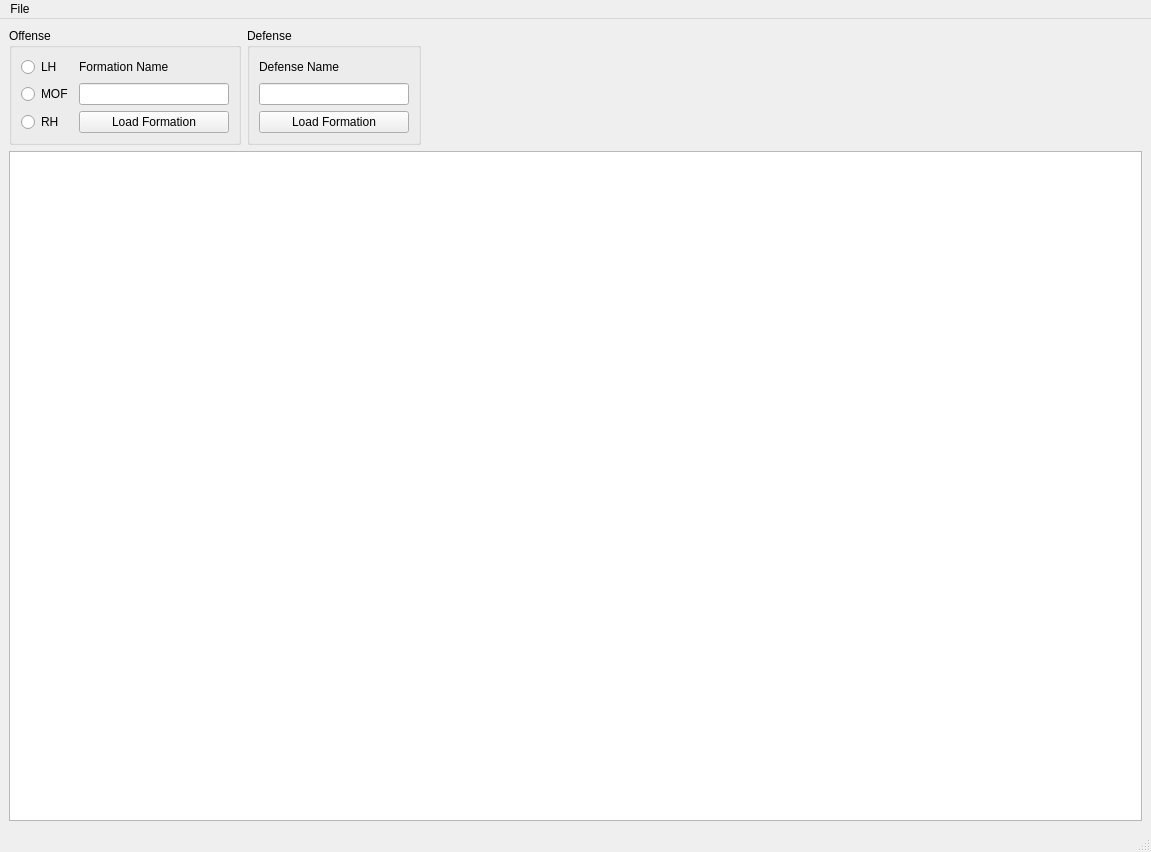
<?xml version="1.0" encoding="UTF-8"?>
<ui version="4.0">
 <class>CompositeViewer</class>
 <widget class="QMainWindow" name="CompositeViewer">
  <property name="geometry">
   <rect>
    <x>0</x>
    <y>0</y>
    <width>1151</width>
    <height>852</height>
   </rect>
  </property>
  <property name="windowTitle">
   <string>MainWindow</string>
  </property>
  <widget class="QWidget" name="central_widget">
   <layout class="QGridLayout" name="gridLayout_4">
    <item row="0" column="0">
     <layout class="QGridLayout" name="gridLayout">
      <item row="0" column="0">
       <widget class="QGroupBox" name="groupBox">
        <property name="title">
         <string>Offense</string>
        </property>
        <layout class="QGridLayout" name="gridLayout_2">
         <item row="0" column="0">
          <widget class="QRadioButton" name="rb_lh">
           <property name="text">
            <string>LH</string>
           </property>
          </widget>
         </item>
         <item row="0" column="1">
          <widget class="QLabel" name="label_5">
           <property name="text">
            <string>Formation Name</string>
           </property>
          </widget>
         </item>
         <item row="1" column="0">
          <widget class="QRadioButton" name="rb_mof">
           <property name="text">
            <string>MOF</string>
           </property>
          </widget>
         </item>
         <item row="1" column="1">
          <widget class="QLineEdit" name="edit_formation_name">
           <property name="enabled">
            <bool>true</bool>
           </property>
           <property name="sizePolicy">
            <sizepolicy hsizetype="Fixed" vsizetype="Fixed">
             <horstretch>0</horstretch>
             <verstretch>0</verstretch>
            </sizepolicy>
           </property>
           <property name="minimumSize">
            <size>
             <width>150</width>
             <height>0</height>
            </size>
           </property>
          </widget>
         </item>
         <item row="2" column="0">
          <widget class="QRadioButton" name="rb_rh">
           <property name="text">
            <string>RH</string>
           </property>
          </widget>
         </item>
         <item row="2" column="1">
          <widget class="QPushButton" name="btn_load_composite">
           <property name="text">
            <string>Load Formation</string>
           </property>
          </widget>
         </item>
        </layout>
       </widget>
      </item>
      <item row="0" column="1">
       <widget class="QGroupBox" name="groupBox_2">
        <property name="title">
         <string>Defense</string>
        </property>
        <layout class="QGridLayout" name="gridLayout_3">
         <item row="1" column="0">
          <widget class="QLineEdit" name="edit_defense_name">
           <property name="enabled">
            <bool>true</bool>
           </property>
           <property name="sizePolicy">
            <sizepolicy hsizetype="Fixed" vsizetype="Fixed">
             <horstretch>0</horstretch>
             <verstretch>0</verstretch>
            </sizepolicy>
           </property>
           <property name="minimumSize">
            <size>
             <width>150</width>
             <height>0</height>
            </size>
           </property>
          </widget>
         </item>
         <item row="0" column="0">
          <widget class="QLabel" name="label_6">
           <property name="text">
            <string>Defense Name</string>
           </property>
          </widget>
         </item>
         <item row="2" column="0">
          <widget class="QPushButton" name="btn_load_defense">
           <property name="text">
            <string>Load Formation</string>
           </property>
          </widget>
         </item>
        </layout>
       </widget>
      </item>
      <item row="0" column="2">
       <spacer name="horizontalSpacer">
        <property name="orientation">
         <enum>Qt::Horizontal</enum>
        </property>
        <property name="sizeHint" stdset="0">
         <size>
          <width>98</width>
          <height>20</height>
         </size>
        </property>
       </spacer>
      </item>
      <item row="1" column="0" colspan="3">
       <widget class="QScrollArea" name="scroll_field">
        <property name="widgetResizable">
         <bool>true</bool>
        </property>
        <widget class="QWidget" name="widget_formation_visualization">
         <property name="geometry">
          <rect>
           <x>0</x>
           <y>0</y>
           <width>1129</width>
           <height>669</height>
          </rect>
         </property>
         <property name="styleSheet">
          <string notr="true">background-color: white;</string>
         </property>
        </widget>
       </widget>
      </item>
     </layout>
    </item>
   </layout>
  </widget>
  <widget class="QMenuBar" name="menubar">
   <property name="geometry">
    <rect>
     <x>0</x>
     <y>0</y>
     <width>1151</width>
     <height>21</height>
    </rect>
   </property>
   <widget class="QMenu" name="menu_file">
    <property name="title">
     <string>File</string>
    </property>
    <addaction name="actionExit"/>
   </widget>
   <addaction name="menu_file"/>
  </widget>
  <widget class="QStatusBar" name="statusbar"/>
  <action name="actionSave_Library">
   <property name="text">
    <string>Save Library</string>
   </property>
   <property name="shortcut">
    <string>Ctrl+S</string>
   </property>
  </action>
  <action name="actionExit">
   <property name="text">
    <string>Exit</string>
   </property>
  </action>
 </widget>
 <resources/>
 <connections>
  <connection>
   <sender>actionExit</sender>
   <signal>triggered()</signal>
   <receiver>CompositeViewer</receiver>
   <slot>close()</slot>
   <hints>
    <hint type="sourcelabel">
     <x>-1</x>
     <y>-1</y>
    </hint>
    <hint type="destinationlabel">
     <x>558</x>
     <y>366</y>
    </hint>
   </hints>
  </connection>
 </connections>
</ui>
